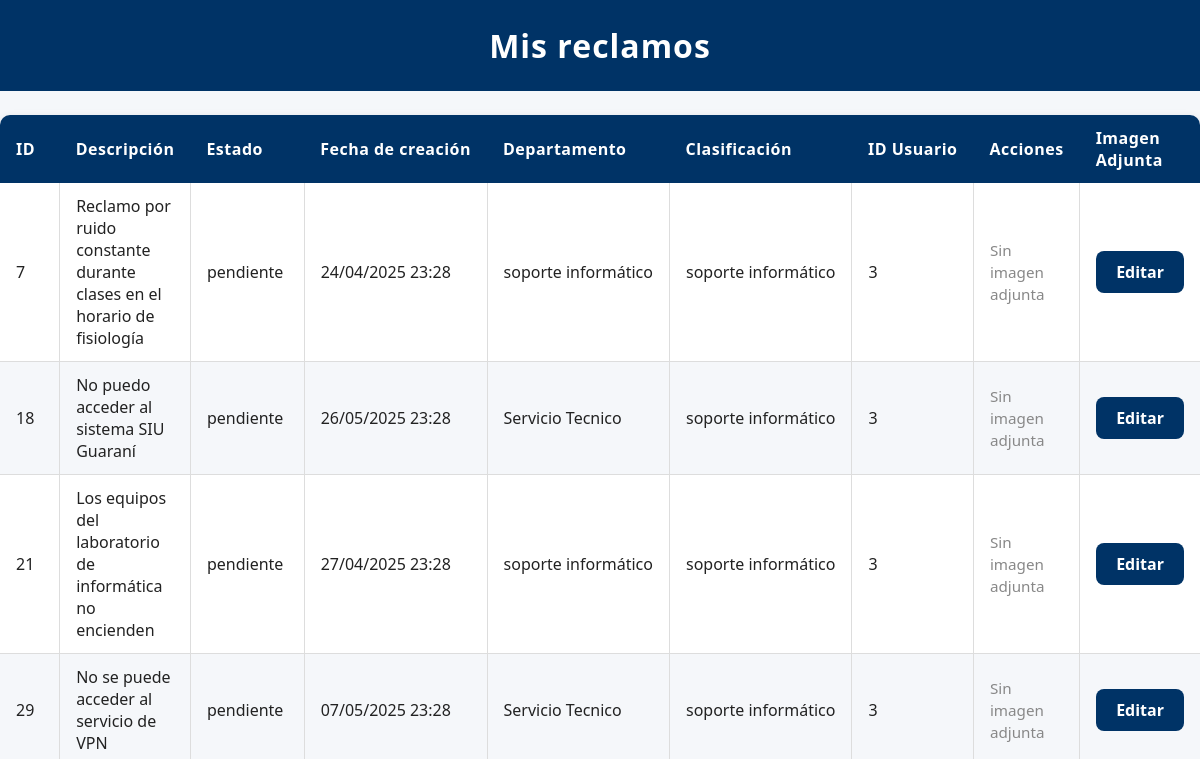
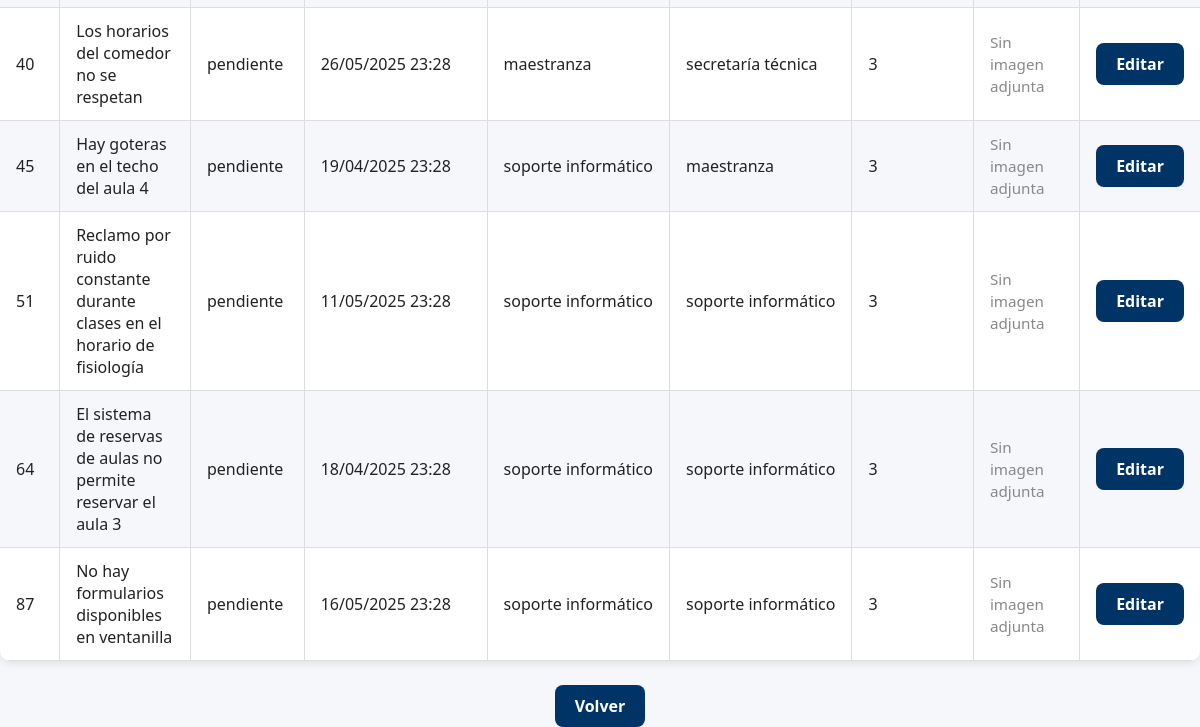
Page /mis_reclamos (signed in) on the earlier database version (2 pictures, top to bottom).
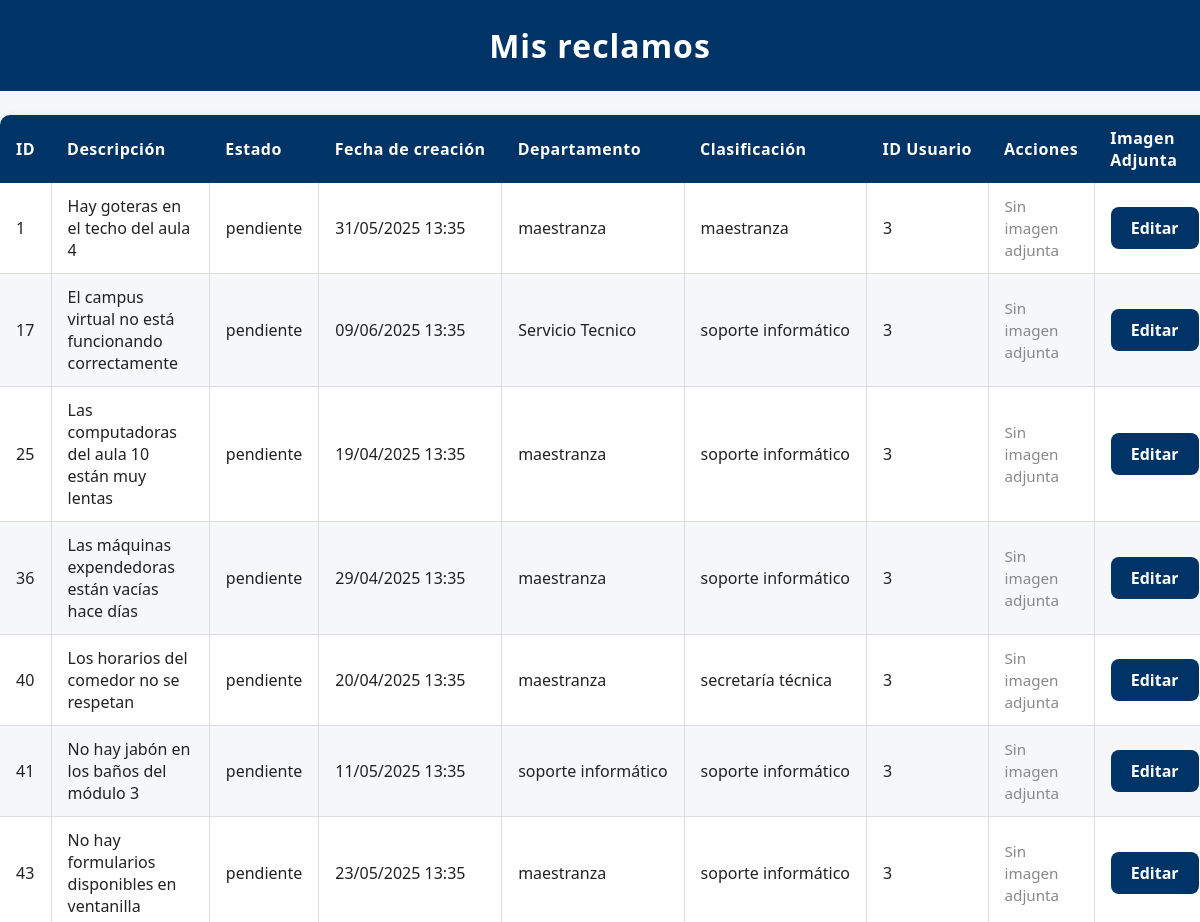
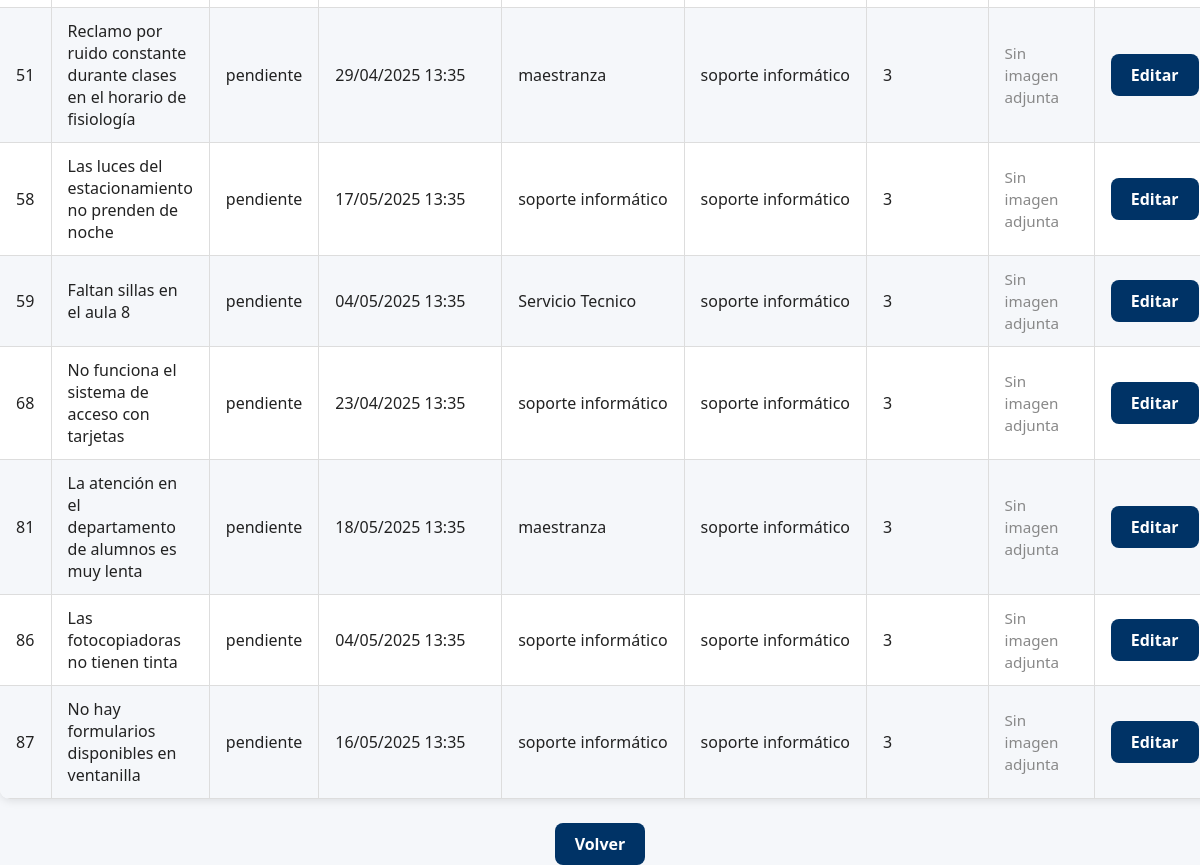
Same page on the later database version (2 pictures, top to bottom).
### modules/modelos.py (models this page shows, shortened)
class Base(DeclarativeBase):
    pass

class ModeloReclamo(Base):
    __tablename__ = 'reclamos'
    id = Column(Integer, primary_key=True)
    estado = Column(String, default="pendiente")
    fecha_hora = Column(DateTime, default=datetime.utcnow)
    contenido = Column(String)
    usuario_id = Column(Integer, ForeignKey('usuarios.id'))
    departamento = Column(String)
    clasificacion = Column(String)
    cantidad_adherentes = Column(Integer, default=1) #Se contabiliza como adherente el usuario que crea el reclamo
    tiempo_estimado = Column(Integer,default=0) #Solo se cambia cuando el reclamo pasa de pendiente -->en proceso
    resuelto_en = Column(Integer,default=None) #Representa la cantidad de días que se tardó en resolver un reclamo
    usuarios = relationship(
        "ModeloUsuario",
        secondary=usuarios_reclamos,
        back_populates="reclamos"
    )
    usuario = relationship("ModeloUsuario", foreign_keys=[usuario_id], backref="reclamos_creados")

### server.py (the view)
@app.route('/mis_reclamos')
@login_required
def mis_reclamos():
    reclamos = repo_reclamos.obtener_todos_los_registros(current_user.id)
    return render_template('mis_reclamos.html', usuario=current_user, reclamos=reclamos, os=os)

### modules/login.py (called while the page is built)
    @property
    def is_authenticated(self):
        return True

### modules/repositorio.py (called while the page is built)
    def obtener_registro_por_filtro(self, campo, valor, campo2=None, valor2=None):
        query = self.__session.query(ModeloUsuario).filter(getattr(ModeloUsuario, campo) == valor)
        if campo2 and valor2:
            query = query.filter(getattr(ModeloUsuario, campo2) == valor2)
        modelo = query.first()
        if modelo:
            return self.__map_modelo_a_entidad(modelo)
        return None

    def __map_modelo_a_entidad(self, modelo: ModeloUsuario):
        return Usuario(
            nombre=modelo.nombre,
            apellido=modelo.apellido,
            email=modelo.email,
            nombre_de_usuario=modelo.nombre_de_usuario,
            contraseña=modelo.contraseña,
            rol=modelo.rol,
            claustro=modelo.claustro,
            id=modelo.id
        )

    def obtener_todos_los_registros(self, usuario_id):
        return self.__session.query(ModeloReclamo).filter_by(usuario_id=usuario_id).all()

### modules/usuarios.py (called while the page is built)
    @property
    def nombre(self):
        return self.__nombre

    @property
    def apellido(self):
        return self.__apellido

    @property
    def rol(self):
        return self.__rol

### templates/mis_reclamos.html (shortened to what this page needs)
<!DOCTYPE html>
<html lang="es">
<head>
    <link rel="stylesheet" href="{{ url_for('static', filename='style.css') }}">
</head>
<body>
    <h1>Mis reclamos</h1>
    <table>
        <thead>
            <tr>
                <th class="col-id">ID</th>
                <th class="col-descripcion">Descripción</th>
                <th class="col-estado">Estado</th>
                <th class="col-fecha">Fecha de creación</th>
                <th class="col-departamento">Departamento</th>
                <th class="col-clasificacion">Clasificación</th>
                <th class="col-usuario">ID Usuario</th>
                <th class="col-acciones">Acciones</th>
                <th class = "col-imagen">Imagen Adjunta</th>
            </tr>
        </thead>
        <tbody>
            {% for reclamo in reclamos %}
                <tr>
                    <td class="col-id">{{ reclamo.id }}</td>
                    <td class="col-descripcion">{{ reclamo.contenido }}</td>
                    <td class="col-estado">{{ reclamo.estado }}</td>
                    <td class="col-fecha">{{ reclamo.fecha_hora.strftime('%d/%m/%Y %H:%M')}}</td>
                    <td class="col-departamento">{{ reclamo.departamento }}</td>
                    <td class="col-clasificacion">{{ reclamo.clasificacion }}</td>
                    <td class="col-usuario">{{ reclamo.usuario_id }}</td>
                    <td class = "col-imagen">
                    {% set imagen_path = 'static/Imagenes Reclamos/{}.png'.format(reclamo.id) %}
                    {% if os.path.exists(imagen_path) %}
                        <details>
                            <summary>Ver imagen adjunta</summary>
                            <img src = "{{ url_for('static',filename='Imagenes Reclamos/{}.png'.format(reclamo.id) )}}"
                                 alt="Imagen adjunta del reclamo {{ reclamo.id }}"
                                 style = "max-width: 100px; max-height:100px;"
                                 onerror="this.style.display='none';">
                        </details>
                    {% else %}
                        <span style="color: #888; font-size: 0.95em;">Sin imagen adjunta</span>
                    {% endif %}
                    </td>
                    <td class="col-acciones">
                        <a href="{{ url_for('editar_reclamo', reclamo_id=reclamo.id) }}" class="enlace-boton">Editar</a>
                    </td>
                </tr>
            {% endfor %}
        </tbody>
    </table>
    <div style="text-align:center; margin-top: 20px;">
        <a href="{{ url_for('inicio') }}" class="enlace-boton">Volver</a>
    </div>
</body>
</html>

Differences in the rows shown:
no longer on this page (row edited): ModeloReclamo: id "7", contenido "Reclamo por ruido constante durante clases en el horario de fisiología", estado "pendiente", fecha_hora "24/04/2025 23:28", departamento "soporte informático", clasificacion "soporte informático", usuario_id "3"
no longer on this page (row edited): ModeloReclamo: id "18", contenido "No puedo acceder al sistema SIU Guaraní", estado "pendiente", fecha_hora "26/05/2025 23:28", departamento "Servicio Tecnico", clasificacion "soporte informático", usuario_id "3"
no longer on this page (row edited): ModeloReclamo: id "21", contenido "Los equipos del laboratorio de informática no encienden", estado "pendiente", fecha_hora "27/04/2025 23:28", departamento "soporte informático", clasificacion "soporte informático", usuario_id "3"
no longer on this page (row edited): ModeloReclamo: id "29", contenido "No se puede acceder al servicio de VPN", estado "pendiente", fecha_hora "07/05/2025 23:28", departamento "Servicio Tecnico", clasificacion "soporte informático", usuario_id "3"
no longer on this page (row edited): ModeloReclamo: id "45", contenido "Hay goteras en el techo del aula 4", estado "pendiente", fecha_hora "19/04/2025 23:28", departamento "soporte informático", clasificacion "maestranza", usuario_id "3"
no longer on this page (row edited): ModeloReclamo: id "64", contenido "El sistema de reservas de aulas no permite reservar el aula 3", estado "pendiente", fecha_hora "18/04/2025 23:28", departamento "soporte informático", clasificacion "soporte informático", usuario_id "3"
now on this page (row edited): ModeloReclamo: id "1", contenido "Hay goteras en el techo del aula 4", estado "pendiente", fecha_hora "31/05/2025 13:35", departamento "maestranza", clasificacion "maestranza", usuario_id "3"
now on this page (row edited): ModeloReclamo: id "17", contenido "El campus virtual no está funcionando correctamente", estado "pendiente", fecha_hora "09/06/2025 13:35", departamento "Servicio Tecnico", clasificacion "soporte informático", usuario_id "3"
now on this page (row edited): ModeloReclamo: id "25", contenido "Las computadoras del aula 10 están muy lentas", estado "pendiente", fecha_hora "19/04/2025 13:35", departamento "maestranza", clasificacion "soporte informático", usuario_id "3"
now on this page (row edited): ModeloReclamo: id "36", contenido "Las máquinas expendedoras están vacías hace días", estado "pendiente", fecha_hora "29/04/2025 13:35", departamento "maestranza", clasificacion "soporte informático", usuario_id "3"
changed ModeloReclamo "Los horarios del comedor no se respetan": fecha_hora "26/05/2025 23:28" → "20/04/2025 13:35"
now on this page (row edited): ModeloReclamo: id "41", contenido "No hay jabón en los baños del módulo 3", estado "pendiente", fecha_hora "11/05/2025 13:35", departamento "soporte informático", clasificacion "soporte informático", usuario_id "3"
now on this page (row edited): ModeloReclamo: id "43", contenido "No hay formularios disponibles en ventanilla", estado "pendiente", fecha_hora "23/05/2025 13:35", departamento "maestranza", clasificacion "soporte informático", usuario_id "3"
changed ModeloReclamo "Reclamo por ruido constante durante clases en el horario de fisiología": fecha_hora "11/05/2025 23:28" → "29/04/2025 13:35"; departamento "soporte informático" → "maestranza"
now on this page (row edited): ModeloReclamo: id "58", contenido "Las luces del estacionamiento no prenden de noche", estado "pendiente", fecha_hora "17/05/2025 13:35", departamento "soporte informático", clasificacion "soporte informático", usuario_id "3"
now on this page (row edited): ModeloReclamo: id "59", contenido "Faltan sillas en el aula 8", estado "pendiente", fecha_hora "04/05/2025 13:35", departamento "Servicio Tecnico", clasificacion "soporte informático", usuario_id "3"
now on this page (row edited): ModeloReclamo: id "68", contenido "No funciona el sistema de acceso con tarjetas", estado "pendiente", fecha_hora "23/04/2025 13:35", departamento "soporte informático", clasificacion "soporte informático", usuario_id "3"
now on this page (row edited): ModeloReclamo: id "81", contenido "La atención en el departamento de alumnos es muy lenta", estado "pendiente", fecha_hora "18/05/2025 13:35", departamento "maestranza", clasificacion "soporte informático", usuario_id "3"
now on this page (row edited): ModeloReclamo: id "86", contenido "Las fotocopiadoras no tienen tinta", estado "pendiente", fecha_hora "04/05/2025 13:35", departamento "soporte informático", clasificacion "soporte informático", usuario_id "3"
changed ModeloReclamo id 87: fecha_hora "16/05/2025 23:28" → "16/05/2025 13:35"
